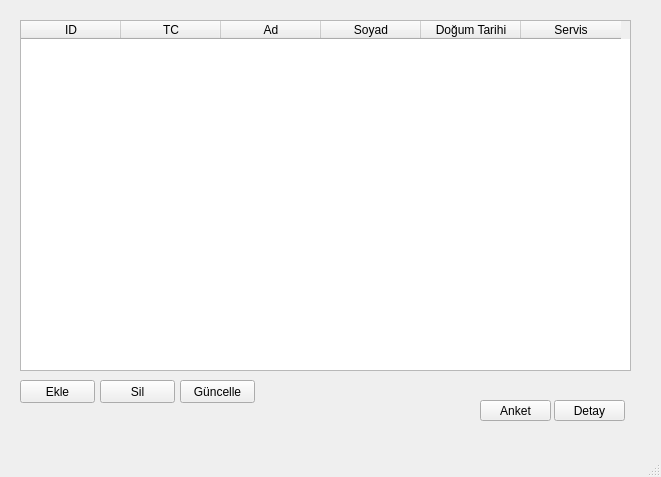
<?xml version="1.0" encoding="UTF-8"?>
<ui version="4.0">
 <class>MainWindow</class>
 <widget class="QMainWindow" name="MainWindow">
  <property name="geometry">
   <rect>
    <x>0</x>
    <y>0</y>
    <width>661</width>
    <height>477</height>
   </rect>
  </property>
  <property name="sizePolicy">
   <sizepolicy hsizetype="Expanding" vsizetype="Expanding">
    <horstretch>0</horstretch>
    <verstretch>0</verstretch>
   </sizepolicy>
  </property>
  <property name="windowTitle">
   <string>MainWindow</string>
  </property>
  <widget class="QWidget" name="centralwidget">
   <widget class="QTableWidget" name="tableWidget">
    <property name="geometry">
     <rect>
      <x>20</x>
      <y>20</y>
      <width>611</width>
      <height>351</height>
     </rect>
    </property>
    <property name="maximumSize">
     <size>
      <width>16777214</width>
      <height>16777215</height>
     </size>
    </property>
    <property name="editTriggers">
     <set>QAbstractItemView::NoEditTriggers</set>
    </property>
    <column>
     <property name="text">
      <string>ID</string>
     </property>
    </column>
    <column>
     <property name="text">
      <string>TC</string>
     </property>
    </column>
    <column>
     <property name="text">
      <string>Ad</string>
     </property>
    </column>
    <column>
     <property name="text">
      <string>Soyad</string>
     </property>
    </column>
    <column>
     <property name="text">
      <string>Doğum Tarihi</string>
     </property>
    </column>
    <column>
     <property name="text">
      <string>Servis</string>
     </property>
    </column>
   </widget>
   <widget class="QPushButton" name="btnHastaEkle">
    <property name="geometry">
     <rect>
      <x>20</x>
      <y>380</y>
      <width>75</width>
      <height>23</height>
     </rect>
    </property>
    <property name="text">
     <string>Ekle</string>
    </property>
   </widget>
   <widget class="QPushButton" name="btnHastaGuncelle">
    <property name="geometry">
     <rect>
      <x>180</x>
      <y>380</y>
      <width>75</width>
      <height>23</height>
     </rect>
    </property>
    <property name="text">
     <string>Güncelle</string>
    </property>
   </widget>
   <widget class="QPushButton" name="btnHastaSil">
    <property name="geometry">
     <rect>
      <x>100</x>
      <y>380</y>
      <width>75</width>
      <height>23</height>
     </rect>
    </property>
    <property name="text">
     <string>Sil</string>
    </property>
   </widget>
   <widget class="QPushButton" name="btnDetayGoster">
    <property name="geometry">
     <rect>
      <x>554</x>
      <y>400</y>
      <width>71</width>
      <height>21</height>
     </rect>
    </property>
    <property name="text">
     <string>Detay</string>
    </property>
   </widget>
   <widget class="QPushButton" name="btnAnket">
    <property name="geometry">
     <rect>
      <x>480</x>
      <y>400</y>
      <width>71</width>
      <height>21</height>
     </rect>
    </property>
    <property name="text">
     <string>Anket</string>
    </property>
   </widget>
  </widget>
  <widget class="QMenuBar" name="menubar">
   <property name="geometry">
    <rect>
     <x>0</x>
     <y>0</y>
     <width>661</width>
     <height>21</height>
    </rect>
   </property>
  </widget>
  <widget class="QStatusBar" name="statusbar"/>
 </widget>
 <resources/>
 <connections/>
</ui>
